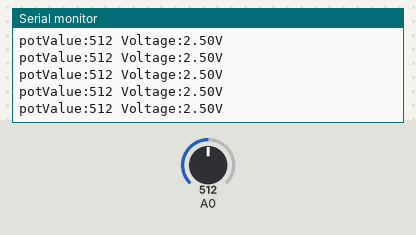
A sketch run on a simulated Arduino Uno, built with avr-gcc and run on an emulated ATmega328P. Parts: the last lines printed to the serial monitor. Inputs (shaded band) come from the test bench; at power-on: A0 = 512.

Above: at 1.2 s.
1.3 s: A0 set to 716
At 1.32 s:
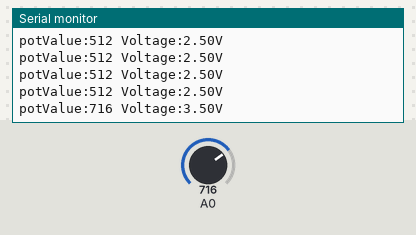
2.8 s: A0 set to 900
At 2.83 s:
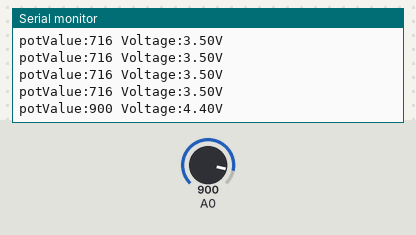
Timing chart, 0 to 5.8 s (numbered marks = the images above; inputs shaded):
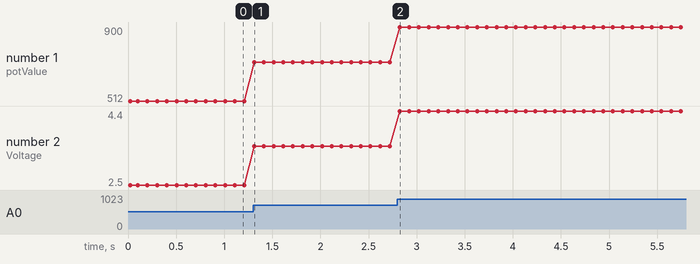

The sketch:

13_POT_Bit_Voltage_SerialMonitor.ino
```cpp
/*
  POT Bit Value and Voltage on Serial Monitor
  Use potentiometer, set pin to A0 as input
  It reads a analog input on pin A0 and prints the results to the Serial Monitor, bit value and voltage
  Use serial begin to start serial monitoring, and use serial.print or serial.println to print value
  Use float to convert the analog reading (which goes from 0 - 1023) to a voltage (0 - 5V)
  As you turn the potentiometer the bit value increases and so does the voltage
*/

// the setup function runs once when you press reset or power the board
void setup() {

Serial.begin(9600); // initialize serial communication
Serial.println("Reading Analog Value"); // pushbutton print value
}

// the loop routine runs over and over again forever
void loop() {

  int potValue = analogRead(A0); // read the input on analog pin 0

  Serial.print("potValue:"); // print out the state of the button
  Serial.print(potValue); // print out the value you read
  Serial.print(" Voltage:"); // print out the state of the button
  float voltage = potValue * (5.0 / 1023.0); // Convert the analog reading (which goes from 0 - 1023) to a voltage (0 - 5V)
  Serial.print(voltage); // print out the value you read
  Serial.println("V"); // print out the state of the button

  delay(100); // delay between each read
}
```

Measured:
- after the input at 1.3 s, the serial monitor: prints a new line at once (image 1)
- after the input at 2.8 s, the serial monitor: prints a new line at once (image 2)
- plotted number 1: 512 → 716 after the input at 1.3 s, 716 → 900 after the input at 2.8 s
- plotted number 2: 2.5 → 3.5 after the input at 1.3 s, 3.5 → 4.4 after the input at 2.8 s
